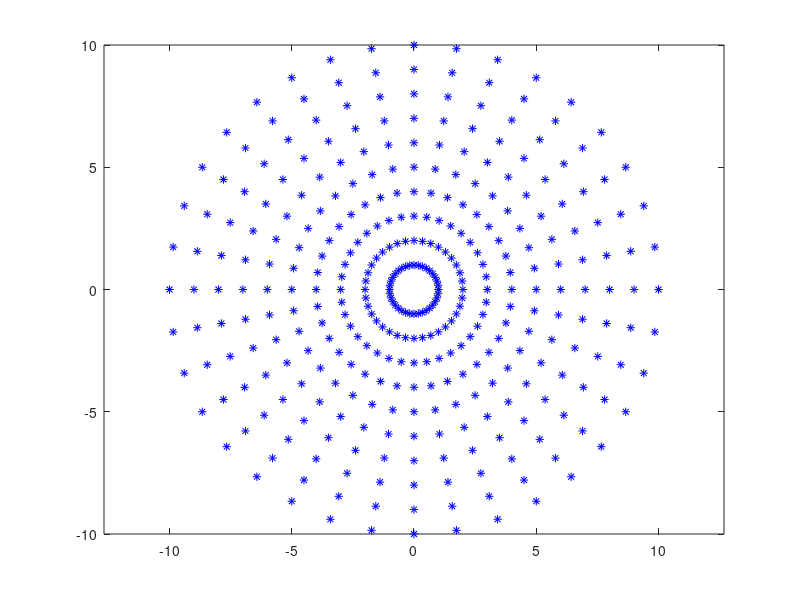
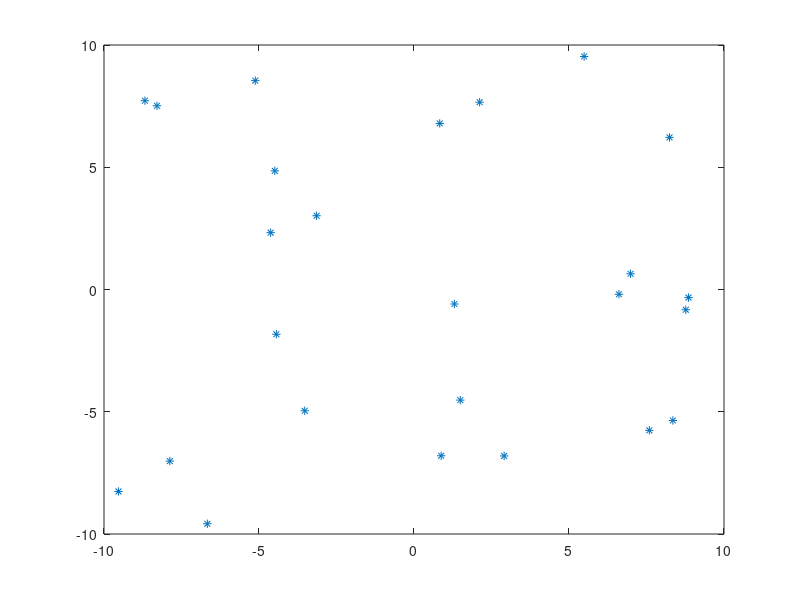

MATLAB code for these plots, in order: (Note: this script raises an error after producing the figures.)
clc; clear; close all;

%%
% Create a radial distribution of points spaced 10 degrees apart around 10
% concentric circles. Use |bsxfun| to compute the coordinates, $x =
% \cos{\theta}$ and $y = \sin{\theta}$.
theta = 0:10:350;
c = cosd(theta);
s = sind(theta);
r = 1:10;

x1 = bsxfun(@times,r.',c);
y1 = bsxfun(@times,r.',s);

figure
plot(x1,y1,'*b')
axis equal

%%
% Create a second, more coarsely distributed set of points. Use the
% |gallery| function to create random samplings in the range, [-10, 10].
x2 = -10 + 20*gallery('uniformdata',[25 1],0);
y2 = -10 + 20*gallery('uniformdata',[25 1],1);
figure
plot(x2,y2,'*')

%%
% Sample a parabolic function, |v(x,y)|, at both sets of points.
v1 = x1.^2 + y1.^2;
v2 = x2.^2 + y2.^2;

%%
% Create a |scatteredInterpolant| for each sampling of |v(x,y)|.
F1 = scatteredInterpolant(x1(:),y1(:),v1(:));
F2 = scatteredInterpolant(x2(:),y2(:),v2(:));


%%
% Create a grid of query points that extend beyond each domain.
xGrid = {-25:25, -25:26};
[xq,yq] = ndgrid(xGrid{:});

%% 
% Create regularized surface
zGrid1 = regularizeNd([x1(:), y1(:)], v1(:), xGrid, 0.0001);
zGrid2 = regularizeNd([x2(:), y2(:)], v2(:), xGrid, 0.0001);

%%
% Evaluate |F1| and plot the results.
figure
vq1 = F1(xq,yq);
surf(xq,yq,vq1)
hold all;
surf(xq,yq, zGrid1, 'FaceColor', 'r')

%%
% Evaluate |F2| and plot the results.
figure
vq2 = F2(xq,yq);
surf(xq,yq,vq2)
hold all;
surf(xq,yq,zGrid2, 'FaceColor', 'r')

%%
% The quality of the extrapolation is not as good for |F2| because of the
% coarse sampling of points in |v2|.